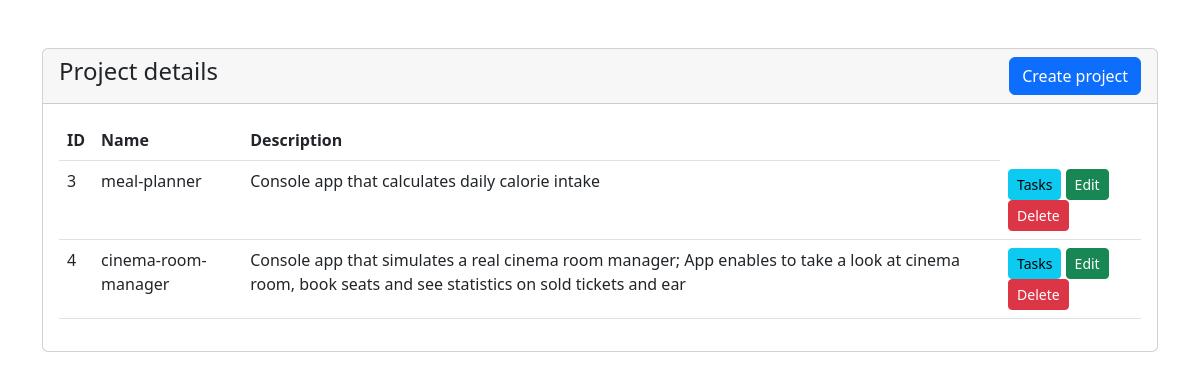
The page / on the database its author committed.
### tables this page shows
CREATE TABLE `project` (
  `id` int(3) NOT NULL,
  `name` varchar(50) NOT NULL,
  `description` varchar(250) NOT NULL
);

### model/project.php (called while the page is built, shortened)
<?php
class Project {
    public static function findAll (mysqli $conn) {
        $query = "SELECT * FROM project";
        return $conn->query($query);
    }
}
?>

### index.php (the view, shortened to what this page needs)
<?php
require "dbBroker.php";
require "model/project.php";
$result = Project::findAll($conn);
?>
<!doctype html>
<html lang="en">
  <head>
    <link href="https://cdn.jsdelivr.net/npm/bootstrap@5.2.0/dist/css/bootstrap.min.css" rel="stylesheet">
  </head>
  <body>
  <div class="container mt-5">
<div class="row">
    <div class="column-md-12">
        <div class="card">
            <div class="card-header">
                 <h4>Project details
                    <a href="project-create.php" class="btn btn-primary float-end"> Create project </a>
                 </h4>
            </div>
            <div class="card-body">
                <table class="table">
                    <thead>
                        <tr>
                            <th>ID</th>
                            <th>Name</th>
                            <th>Description</th>
                        </tr>
                    </thead>
                    <tbody>
                        <?php
                        while($row = $result->fetch_array()) :
                        ?>
                        <tr>
                            <td><?php echo $row["id"]; ?></td>
                            <td><?php echo $row["name"]; ?></td>
                            <td><?php echo $row["description"]; ?></td>
                            <td>
                                <a href="project-view-task.php?id=<?=$row['id']; ?>" class="btn btn-info btn-sm">Tasks</a>
                                <a href="project-update.php?id=<?= $row['id']; ?>" class="btn btn-success btn-sm">Edit</a>
                                <form action="handler/project/delete.php" id="deleteProject" method="POST" class="d-inline">
                                            <button type="submit" id="deleteProject" name="delete_project" class="btn btn-danger btn-sm">Delete</button>
                                        </form>
                                    </td>
                        </tr>
                    <?php
                    endwhile;
                    ?>
                    </tbody>
                </table>
            </div>
        </div>
    </div>
</div>
</div>
</body>
</html>

### rows shown on the page
project: id "3", name "meal-planner", description "Console app that calculates daily calorie intake"
project: id "4", name "cinema-room-manager", description "Console app that simulates a real cinema room manager; App enables to take a look at cinema room, book seats and see statistics on sold tickets and ear"
